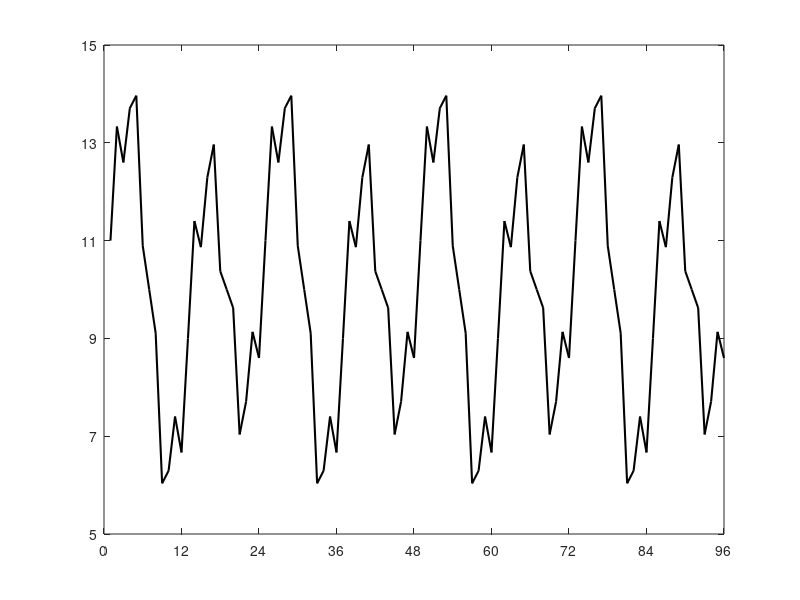
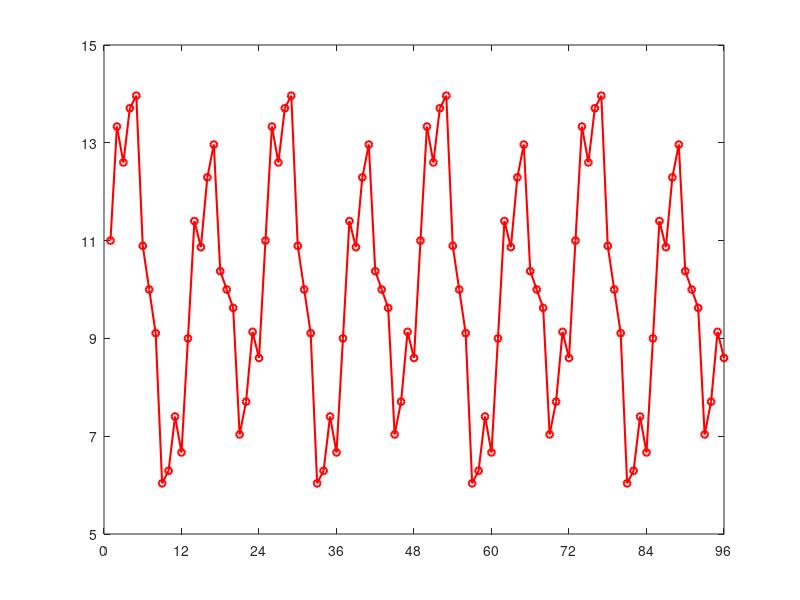
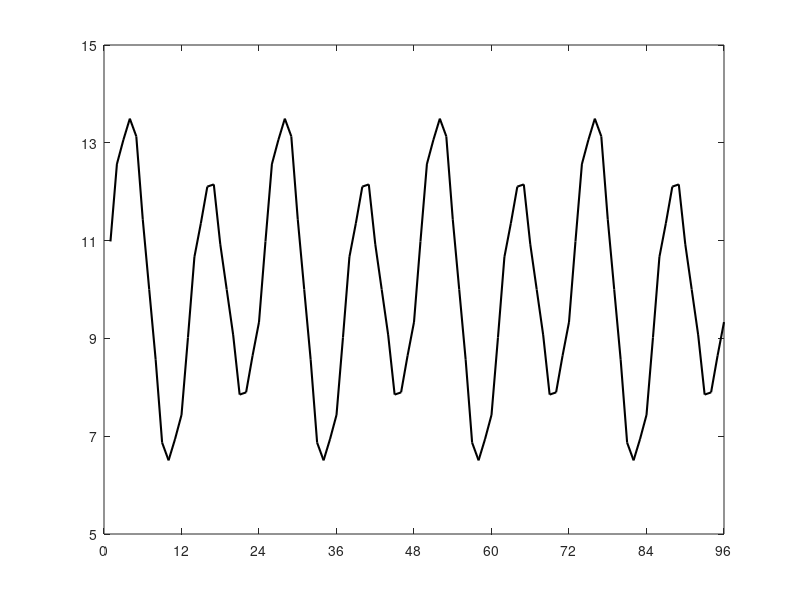
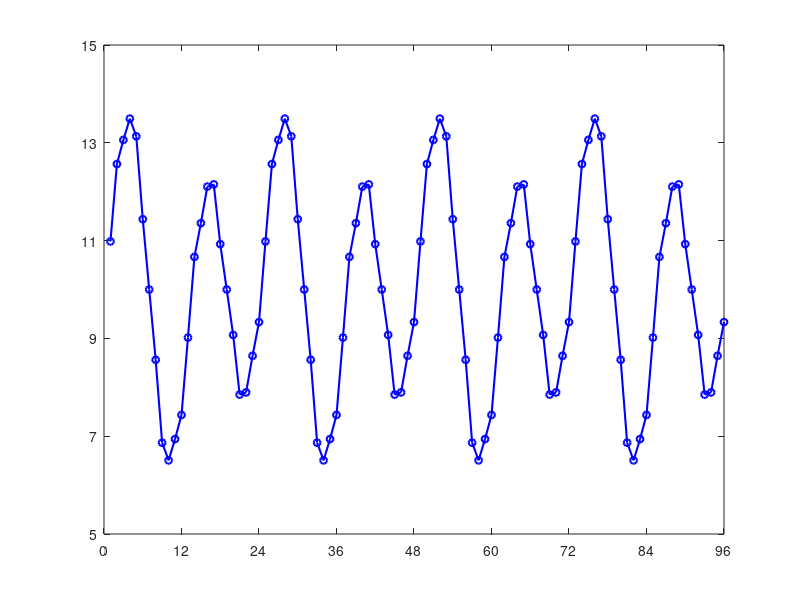

MATLAB code for these plots, in order: (Note: this script raises an error after producing the figures.)
clear all
close all

% time series %
n=96; % number of time points
dt=2.5; %seconds between time points
t=(1:n)'; % sampled time points

A1=10; A2=1; A3=3; A4=1; % frequency amplitudes
nu1=0/(dt*n); nu2=4/(dt*n); % cosine frequencies
nu3=8/(dt*n); nu4=32/(dt*n); % sine frequencies
y=zeros(n,1); % preallocate y
y=A1*cos(2*pi*nu1*(t-1)*dt)...
 +A2*cos(2*pi*nu2*(t-1)*dt)...
 +A3*sin(2*pi*nu3*(t-1)*dt)...
 +A4*sin(2*pi*nu4*(t-1)*dt);

figure;
plot(t,y,'k','LineWidth',1.5)
xlim([0,n]), ylim([5,15])
set(gca,'xtick',(0:n/8:n))
set(gca,'ytick',(5:2:15))
%print(gcf,'-dtiffn','-r100','TS')
figure;
plot(t,y,'r-o','LineWidth',1.5,'MarkerSize',5)
xlim([0,n]), ylim([5,15])
set(gca,'xtick',(0:n/8:n))
set(gca,'ytick',(5:2:15))
%print(gcf,'-dtiffn','-r100','TScircRed')

% figure;
% imagesc(repmat(real(y),[1,n/16]),[5,15])
% axis image, colormap(gray), axis off
% figure;
% imagesc(repmat(abs(imag(y)),[1,n/16]),[0,1])
% axis image, colormap(gray), axis off

% perform convolution smoothing in time domain
%kernel=[1/16,4/16,6/16,4/16,1/16];
kernel=[1/4,1/2,1/4];
k=length(kernel);
tic
yw=[y(n-(k-1)/2+1:n);y;y(1:(k-1)/2)];% even kernel
ysm=zeros(n,1);
for j=1:n
    ysm(j,1)=kernel*yw(j:j+(k-1),1);
end
toc
clear yw j

figure;
plot(t,ysm,'k','LineWidth',1.5)
xlim([0,n]), ylim([5,15])
set(gca,'xtick',(0:n/8:n))
set(gca,'ytick',(5:2:15))
%print(gcf,'-dtiffn','-r100','TSconv')
figure;
plot(t,ysm,'b-o','LineWidth',1.5,'MarkerSize',5)
xlim([0,n]), ylim([5,15])
set(gca,'xtick',(0:n/8:n))
set(gca,'ytick',(5:2:15))
%print(gcf,'-dtiffn','-r100','TSconvcircBlue')

%fft of convolved
dnu=1/(n*dt);
nu=((1:n)'-n/2-1)*dnu;
fty=fftshift(fft(fftshift(y)));
ftysm=fftshift(fft(fftshift(ysm)));

figure;
plot(nu,2*real(fty)/n,'r','LineWidth',1.5)
xlim([-1/dt/2,1/dt/2]),ylim([0,20])
set(gca,'xtick',round(nu(1:n/8:n),2))
%print(gcf,'-dtiffn','-r100','ftyR')
figure;
plot(nu,2*abs(imag(fty))/n,'r','LineWidth',1.5)
xlim([-1/dt/2,1/dt/2]),ylim([0,3.1])
set(gca,'xtick',round(nu(1:n/8:n),2))
%print(gcf,'-dtiffn','-r100','ftyI')

figure;
plot(nu,2*real(fty)/n,'r','LineWidth',1.5)
hold on
plot(nu,2*real(ftysm)/n,'b--','LineWidth',1.5)
xlim([-1/dt/2,1/dt/2]),ylim([0,20])
set(gca,'xtick',round(nu(1:n/8:n),2))
%print(gcf,'-dtiffn','-r100','ftyftysmR')
figure;
plot(nu,2*abs(imag(fty))/n,'r','LineWidth',1.5)
hold on
plot(nu,2*abs(imag(ftysm))/n,'b--','LineWidth',1.5)
xlim([-1/dt/2,1/dt/2]),ylim([0,3.1])
set(gca,'xtick',round(nu(1:n/8:n),2))
%print(gcf,'-dtiffn','-r100','ftyftysmI')

% figure;
% imagesc(repmat(real(ftysm),[1,n/16]),[0,n]) %A1*n
% axis image, colormap(gray), axis off
% figure;
% imagesc(repmat(abs(imag(ftysm)),[1,n/16]),[0,A3*n/2])
% axis image, colormap(gray), axis off

% center kernel
kerncenter=[zeros(n/2-(k-1)/2,1);kernel';zeros(n/2-(k-1)/2-1,1)];
figure;
plot(kerncenter,'color',[0.4660,0.6740,0.1880],'LineWidth',1.5)
xlim([0,n]), ylim([0,.5])
set(gca,'xtick',(0:n/8:n))
set(gca,'ytick',(0:.1:.5))
%print(gcf,'-dtiffn','-r100','kerncenter')

% figure;
% imagesc(repmat(real(kerncenter),[1,n/16]),[0,1/2])
% axis image, colormap(gray), axis off
% %print(gcf,'-dtiffn','-r100','kcentR')
% figure;
% imagesc(repmat(abs(imag(kerncenter)),[1,n/16]),[0,1])
% axis image, colormap(gray), axis off
% %print(gcf,'-dtiffn','-r100','kerncenter')

% convolution via FFT
fty=fftshift(fft(fftshift(y)));
ftk=fftshift(fft(fftshift(kerncenter)));

figure;
plot(nu,real(ftk),'color',[0.4660,0.6740,0.1880],'LineWidth',1.5)
xlim([-1/dt/2,1/dt/2]),ylim([0,1])
set(gca,'xtick',round(nu(1:n/8:n),2))
%print(gcf,'-dtiffn','-r100','ftyftysmR')
figure;
plot(nu,abs(imag(ftk)),'color',[0.4660,0.6740,0.1880],'LineWidth',1.5)
xlim([-1/dt/2,1/dt/2]),ylim([0,.01])
set(gca,'xtick',round(nu(1:n/8:n),2))
set(gca,'ytick',[0,.005,.01])
%print(gcf,'-dtiffn','-r100','ftyftysmI')


% figure;
% imagesc(repmat(real(fty),[1,n/16]),[0,1/2])
% axis image, colormap(gray), axis off
% print(gcf,'-dtiffn','-r100','ftyR')
% figure;
% imagesc(repmat(abs(imag(fty)),[1,n/16]),[0,1])
% axis image, colormap(gray), axis off
% print(gcf,'-dtiffn','-r100','ftyI')
% figure;
% imagesc(repmat(real(ftk),[1,n/16]),[0,1])
% axis image, colormap(gray), axis off
% print(gcf,'-dtiffn','-r100','ftkR')
% figure;
% imagesc(repmat(abs(imag(ftk)),[1,n/16]),[0,1])
% axis image, colormap(gray), axis off
% print(gcf,'-dtiffn','-r100','ftkI')

ftyTftk=fty.*ftk;
ysmFT=fftshift(ifft(fftshift(ftyTftk)));

figure;
plot(nu,2*real(ftyTftk)/n,'b-','LineWidth',1.5)
xlim([-1/dt/2,1/dt/2]),ylim([0,20])
set(gca,'xtick',round(nu(1:n/8:n),2))
%print(gcf,'-dtiffn','-r100','ftyTftkR')
figure;
plot(nu,2*abs(imag(ftyTftk))/n,'b-','LineWidth',1.5)
xlim([-1/dt/2,1/dt/2]),ylim([0,3.1])
set(gca,'xtick',round(nu(1:n/8:n),2))
%print(gcf,'-dtiffn','-r100','ftyTftkI')

figure;
plot(t,ysm,'r','LineWidth',1.5)
hold on
plot(t,ysmFT,'b:','LineWidth',1.5,'MarkerSize',5)
xlim([0,n]), ylim([5,15])
set(gca,'xtick',(0:n/8:n))
set(gca,'ytick',(5:2:15))
%print(gcf,'-dtiffn','-r100','TSconv')

figure;
plot(t,y-ysmFT,'k','LineWidth',1.5)


figure;
plot(t,ysm-ysmFT,'k','LineWidth',1.5)





